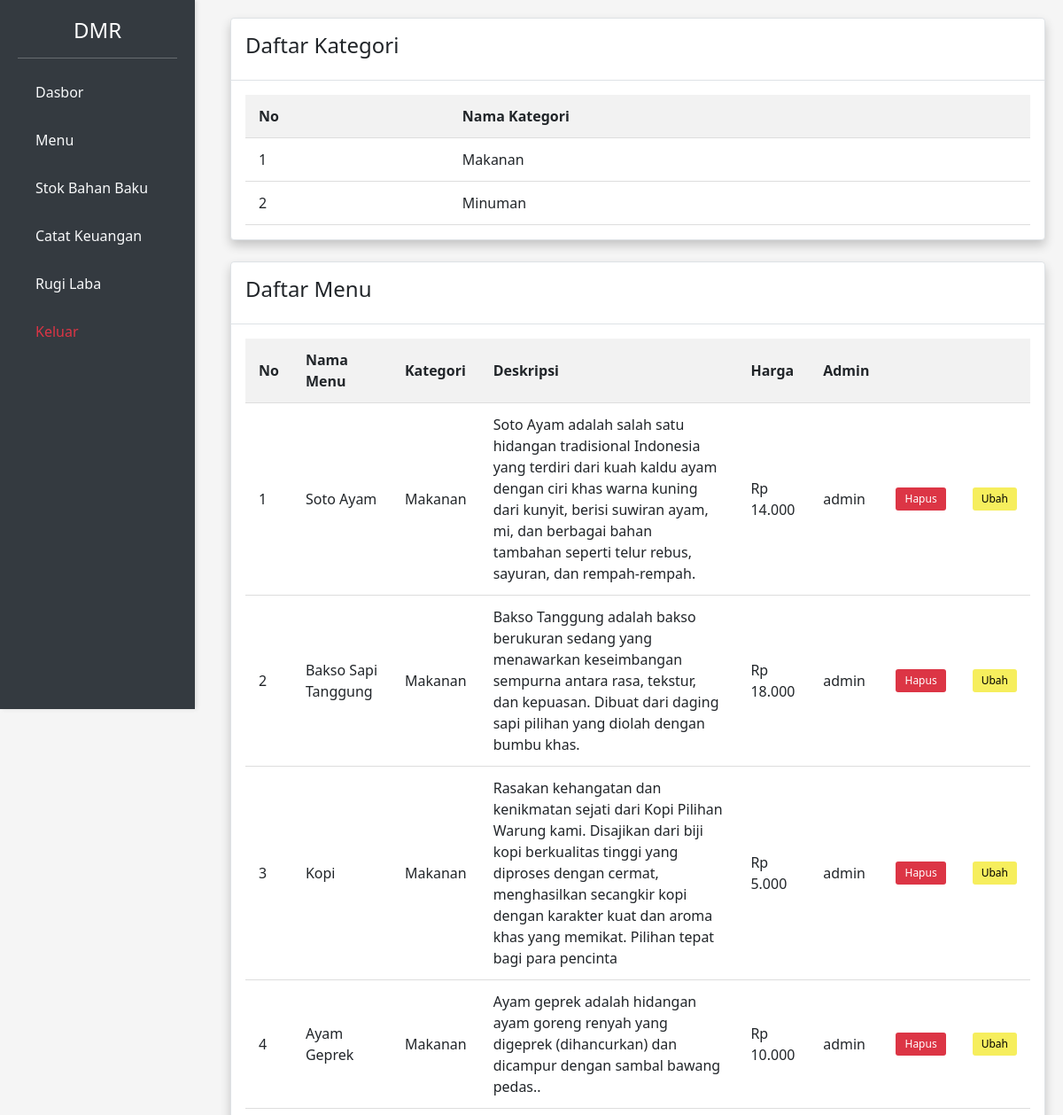
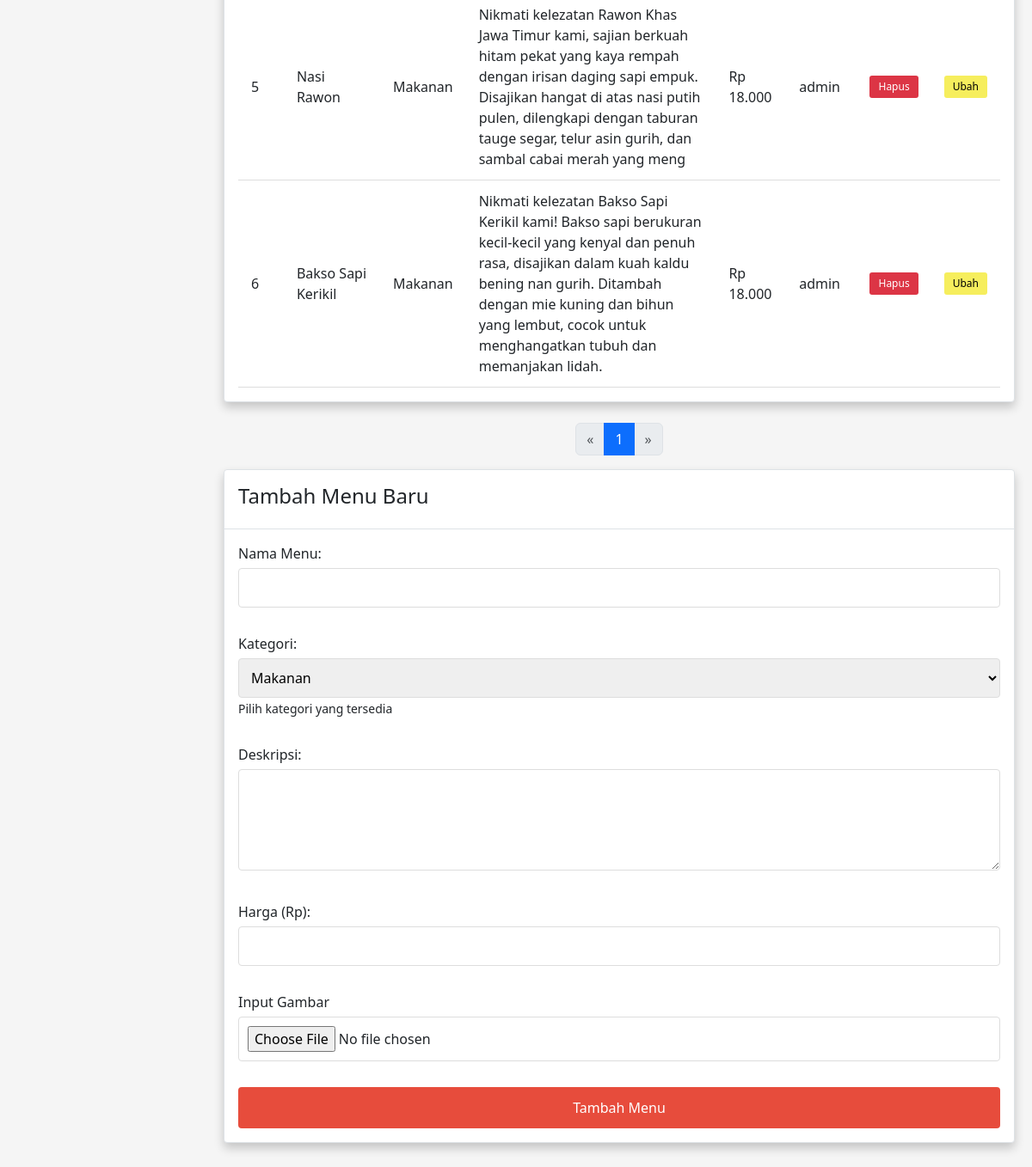
Screenshot of /Dapur/admin-page/pages/menu.php (signed in) with the database file from the repository (2 pictures, top to bottom).
### tables this page shows
CREATE TABLE `kategori` (
  `id` int(11) NOT NULL,
  `nama` enum('Makanan','Minuman') DEFAULT NULL
);

CREATE TABLE `menu` (
  `id` int(11) NOT NULL,
  `admin_id` int(11) NOT NULL,
  `nama_menu` varchar(255) NOT NULL,
  `kategori_id` int(11) NOT NULL,
  `deskripsi` varchar(255) NOT NULL,
  `harga` int(11) NOT NULL,
  `images` varchar(100) NOT NULL
);

### Dapur/admin-page/controllers/menu.php (called while the page is built, shortened)
<?php
$query_kategori_list = "SELECT * FROM kategori ORDER BY id ASC";
$result_kategori = mysqli_query($koneksi, $query_kategori_list);
?>

### Dapur/admin-page/pages/menu.php (the view, shortened to what this page needs)
<?php
include '../includes/header.php';
include '../includes/sidebar.php';
include '../controllers/menu.php';
include '../includes/footer.php';
?>
<!DOCTYPE html>
<html lang="en">
<head>
    <link rel="stylesheet" href="../css/pt2.css">
</head>
<body>
    <div class="container">
        <div class="card">
            <div class="card-header">
                <h4>Daftar Kategori</h4>
            </div>
            <div class="card-body">
                <div class="table-container">
                    <table>
                        <thead>
                            <tr>
                                <th>No</th>
                                <th>Nama Kategori</th>
                            </tr>
                        </thead>
                        <tbody>
                            <?php if(mysqli_num_rows($result_kategori) > 0): ?>
                                <?php $no = 1; ?>
                                <?php while($kategori = mysqli_fetch_assoc($result_kategori)): ?>
                                    <tr>
                                        <td><?php echo $no++; ?></td>
                                        <td><?php echo htmlspecialchars($kategori['nama']); ?></td>
                                    </tr>
                                <?php endwhile; ?>
                            <?php else: ?>
                                <tr>
                                    <td colspan="2">Belum ada kategori yang ditambahkan</td>
                                </tr>
                            <?php endif; ?>
                        </tbody>
                    </table>
                </div>
            </div>
        </div>
        <div class="card">
            <div class="card-header">
                <h4>Daftar Menu</h4>
            </div>
            <div class="card-body">
                <?php
                    $page = isset($_GET['page']) ? (int)$_GET['page'] : 1;
                    $limit = 10;
                    $offset = ($page - 1) * $limit;
                    $query_total = "SELECT COUNT(*) as total FROM menu";
                    $result_total = mysqli_query($koneksi, $query_total);
                    $row_total = mysqli_fetch_assoc($result_total);
                    $total_data = $row_total['total'];
                    $total_pages = ceil($total_data / $limit);
                    $result_menu = mysqli_query($koneksi, "
                        SELECT menu.*, kategori.nama as nama_kategori
                        FROM menu
                        JOIN kategori ON menu.kategori_id = kategori.id
                        ORDER BY menu.id ASC
                        LIMIT $limit OFFSET $offset
                    ");
                ?>
                <div class="table-container">
                    <table>
                        <thead>
                            <tr>
                                <th>No</th>
                                <th>Nama Menu</th>
                                <th>Kategori</th>
                                <th>Deskripsi</th>
                                <th>Harga</th>
                                <th>Admin</th>
                                <th></th>
                                <th></th>
                            </tr>
                        </thead>
                        <tbody>
                            <?php if(mysqli_num_rows($result_menu) > 0): ?>
                                <?php $no = ($page - 1) * $limit + 1; ?>
                                <?php while($menu = mysqli_fetch_assoc($result_menu)): ?>
                                    <tr>
                                        <td><?php echo $no++; ?></td>
                                        <td><?php echo htmlspecialchars($menu['nama_menu']); ?></td>
                                        <td><?php echo htmlspecialchars($menu['nama_kategori']); ?></td>
                                        <td><?php echo htmlspecialchars($menu['deskripsi']); ?></td>
                                        <td>Rp <?php echo number_format($menu['harga'], 0, ',', '.'); ?></td>
                                        <td>
                                            <?php
                                            $admin_query = mysqli_query($koneksi, "SELECT nama FROM admin WHERE id = '{$menu['admin_id']}'");
                                            if($admin_data = mysqli_fetch_assoc($admin_query)) {
                                                echo htmlspecialchars($admin_data['nama']);
                                            } else {
                                                echo "Admin tidak ditemukan";
                                            }
                                            ?>
                                        </td>
                                        <td>
                                            <form method="POST" action="" onsubmit="return confirm('Yakin ingin menghapus menu ini?');">
                                                <button type="submit" name="btn-hapus-menu" class="btn-hapus">Hapus</button>
                                            </form>
                                        </td>
                                        <td>
                                            <button
                                                type="button" class="btn btn-warning btn-edit"
                                                data-id="<?= $menu['id']; ?>"
                                                data-nama="<?= htmlspecialchars($menu['nama_menu']); ?>"
                                                data-kategori="<?= $menu['kategori_id']; ?>"
                                                data-deskripsi="<?= htmlspecialchars($menu['deskripsi']); ?>"
                                                data-harga="<?= $menu['harga']; ?>"
                                                onclick="isiFormEdit(this)">
                                                Ubah
                                            </button>
                                        </td>
                                    </tr>
                                <?php endwhile; ?>
                            <?php else: ?>
                                <tr>
                                    <td colspan="6">Belum ada menu yang ditambahkan</td>
                                </tr>
                            <?php endif; ?>
                        </tbody>
                    </table>
                </div>
            </div>
        </div>
        <nav aria-label="Page navigation example">
            <ul class="pagination justify-content-center">
                <li class="page-item <?= ($page <= 1) ? 'disabled' : '' ?>">
                <a class="page-link" href="?page=<?= max(1, $page - 1); ?>" aria-label="Previous">
                    <span aria-hidden="true">&laquo;</span>
                </a>
                </li>
                <?php for ($i = 1; $i <= $total_pages; $i++): ?>
                <li class="page-item <?= ($i == $page) ? 'active' : '' ?>">
                    <a class="page-link" href="?page=<?= $i; ?>"><?= $i; ?></a>
                </li>
                <?php endfor; ?>
                <li class="page-item <?= ($page >= $total_pages) ? 'disabled' : '' ?>">
                <a class="page-link" href="?page=<?= min($total_pages, $page + 1); ?>" aria-label="Next">
                    <span aria-hidden="true">&raquo;</span>
                </a>
                </li>
            </ul>
        </nav>
                            <?php
                            mysqli_data_seek($result_kategori, 0);
                            ?>
        <div class="card">
            <div class="card-header">
                <h4>Tambah Menu Baru</h4>
            </div>
            <div class="card-body">
                <form method="POST" action="" enctype="multipart/form-data">
                    <div class="form-group">
                        <label for="nama_menu">Nama Menu:</label>
                        <input type="text" id="nama_menu" name="nama_menu" required>
                    </div>
                    <div class="form-group">
                        <label for="kategori_id">Kategori:</label>
                        <select id="kategori_id" name="kategori_id" required>
                            <?php
                            mysqli_data_seek($result_kategori, 0);
                            while($kat = mysqli_fetch_assoc($result_kategori)):
                            ?>
                                <option value="<?php echo $kat['id']; ?>">
                                    <?php echo htmlspecialchars($kat['nama']); ?>
                                </option>
                            <?php endwhile; ?>
                        </select>
                        <small>Pilih kategori yang tersedia</small>
                    </div>
                    <div class="form-group">
                        <label for="deskripsi">Deskripsi:</label>
                        <textarea id="deskripsi" name="deskripsi" rows="4" required></textarea>
                    </div>
                    <div class="form-group">
                        <label for="harga">Harga (Rp):</label>
                        <input type="number" id="harga" name="harga" min="0" required>
                    </div>
                    <div class="form-group">
                        <label for="images">Input Gambar</label>
                        <input type="file" id="images" name="images" required>
                    </div>
                    <button type="submit" name="tambah_menu">Tambah Menu</button>
                </form>
            </div>
        </div>
    </div>
</body>
</html>
<?php include '../includes/footer.php'; ?>

### Dapur/admin-page/css/pt2.css (style rules this page uses)
body { font-family: 'Segoe UI', Tahoma, Geneva, Verdana, sans-serif; background-color: #f5f5f5; margin: 0; padding: 0; }
.container { width: 90%; max-width: 1200px; margin: 0 auto; margin-left: 240px; padding: 20px; }
.card { background-color: #fff; border: 1px solid #dee2e6; border-radius: 0.25rem; padding: 0; margin-bottom: 1.5rem; box-shadow: 0 6px 12px rgba(0, 0, 0, 0.2); }
.card-header { background-color: #fff; padding: 1rem; font-weight: 600; font-size: 1rem; border-bottom: 1px solid #dee2e6; }
.card-body { padding: 1rem; }
form { display: grid; grid-gap: 15px; }
.form-group { margin-bottom: 15px; }
label { display: block; margin-bottom: 5px; font-weight: 500; }
input, select, textarea { width: 100%; padding: 10px; border: 1px solid #ddd; border-radius: 4px; box-sizing: border-box; }
button { background-color: #e74c3c; color: white; border: none; padding: 12px 20px; border-radius: 4px; cursor: pointer; font-size: 16px; }
.btn-hapus { background-color: #dc3545; color: #fff; padding: 4px 10px; font-size: 12px; border: none; border-radius: 3px; cursor: pointer; transition: background-color 0.2s; }
.btn-edit { background-color: #f6ee5d; color: #000; padding: 4px 10px; font-size: 12px; border: none; border-radius: 3px; cursor: pointer; transition: background-color 0.2s; }
.table-container { overflow-x: auto; }
table { width: 100%; border-collapse: collapse; }
table th, table td { padding: 12px 15px; text-align: left; border-bottom: 1px solid #ddd; }
table th { background-color: #f2f2f2; }

### Dapur/admin-page/includes/header.php (style rules this page uses)
body { display: flex; min-height: 100vh; overflow-x: hidden; }

### rows the page displays
kategori: nama "Makanan"
kategori: nama "Minuman"
menu: nama_menu "Soto Ayam", kategori.nama "Makanan", deskripsi "Soto Ayam adalah salah satu hidangan tradisional Indonesia yang terdiri dari kuah kaldu ayam dengan ciri khas warna kuning dari kunyit, berisi suwiran ayam, mi, dan berbagai bahan tambahan seperti telur rebus, sayuran, dan rempah-rempah.", harga "14.000", admin.nama "admin"
menu: nama_menu "Bakso Sapi Tanggung", kategori.nama "Makanan", deskripsi "Bakso Tanggung adalah bakso berukuran sedang yang menawarkan keseimbangan sempurna antara rasa, tekstur, dan kepuasan. Dibuat dari daging sapi pilihan yang diolah dengan bumbu khas.", harga "18.000", admin.nama "admin"
menu: nama_menu "Kopi", kategori.nama "Makanan", deskripsi "Rasakan kehangatan dan kenikmatan sejati dari Kopi Pilihan Warung kami. Disajikan dari biji kopi berkualitas tinggi yang diproses dengan cermat, menghasilkan secangkir kopi dengan karakter kuat dan aroma khas yang memikat. Pilihan tepat bagi para pencinta", harga "5.000", admin.nama "admin"
menu: nama_menu "Ayam Geprek", kategori.nama "Makanan", deskripsi "Ayam geprek adalah hidangan ayam goreng renyah yang digeprek (dihancurkan) dan dicampur dengan sambal bawang pedas..", harga "10.000", admin.nama "admin"
menu: nama_menu "Nasi Rawon", kategori.nama "Makanan", deskripsi "Nikmati kelezatan Rawon Khas Jawa Timur kami, sajian berkuah hitam pekat yang kaya rempah dengan irisan daging sapi empuk. Disajikan hangat di atas nasi putih pulen, dilengkapi dengan taburan tauge segar, telur asin gurih, dan sambal cabai merah yang meng", harga "18.000", admin.nama "admin"
menu: nama_menu "Bakso Sapi Kerikil", kategori.nama "Makanan", deskripsi "Nikmati kelezatan Bakso Sapi Kerikil kami! Bakso sapi berukuran kecil-kecil yang kenyal dan penuh rasa, disajikan dalam kuah kaldu bening nan gurih. Ditambah dengan mie kuning dan bihun yang lembut, cocok untuk menghangatkan tubuh dan memanjakan lidah.", harga "18.000", admin.nama "admin"

### other values shown
form field kategori_id "Makanan"
